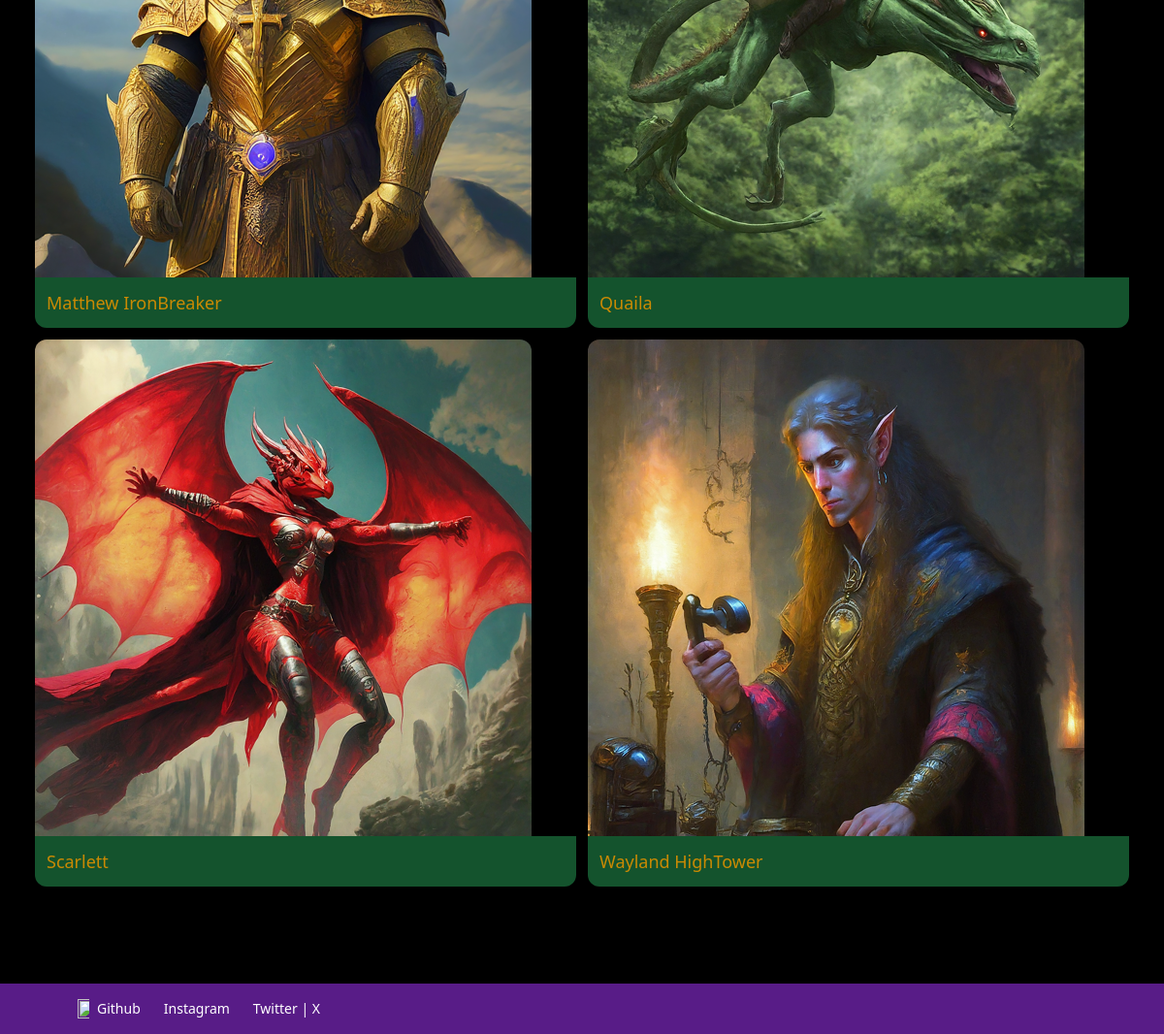
The page /dnd/npcs/ (lower part) on the database as committed earlier.
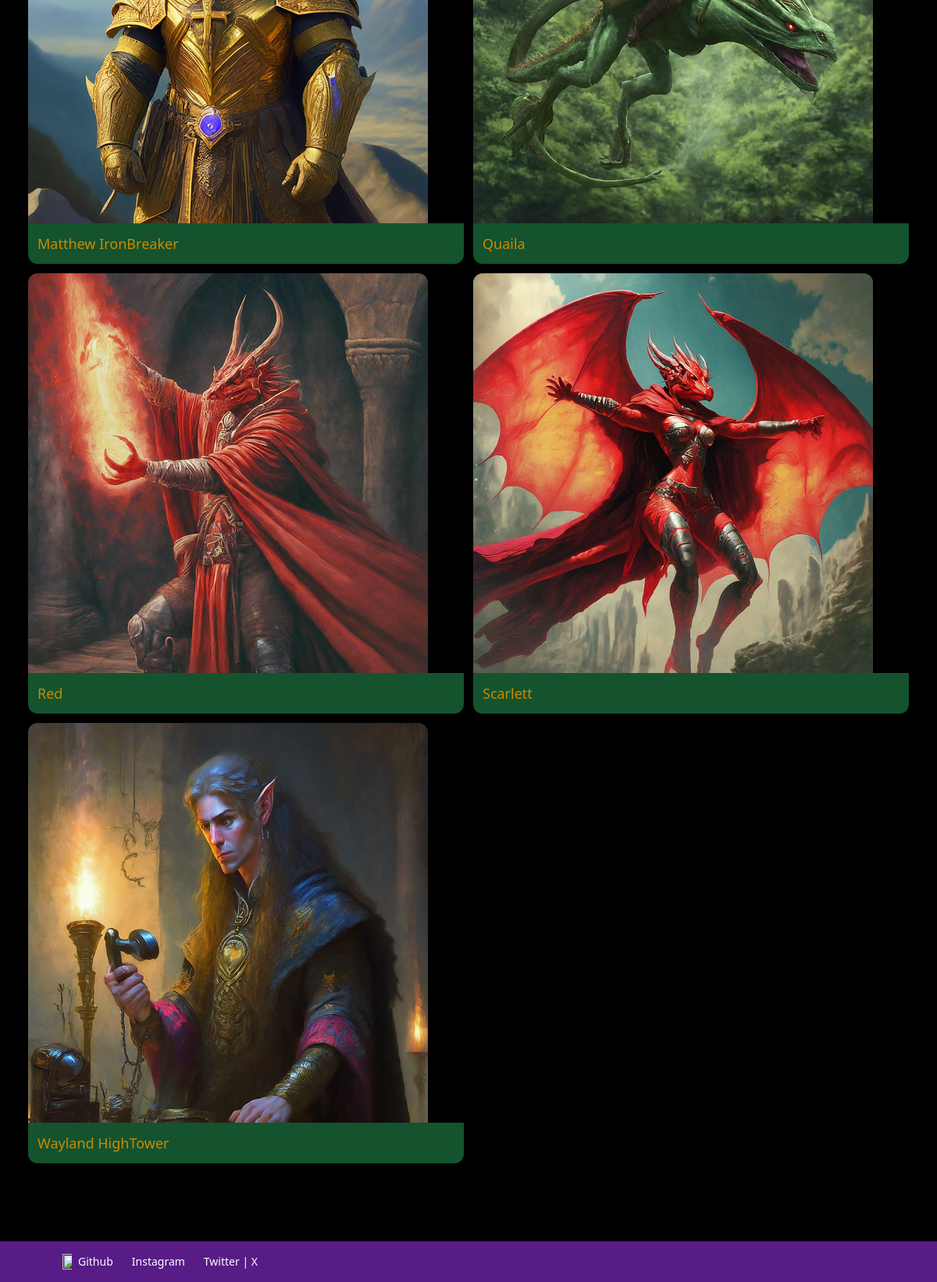
The same page on the database as committed later.
### dnd/models.py (models this page shows, shortened)
class NonPlayerCharacter(models.Model):
    race = models.ForeignKey(Race, related_name='npc', on_delete=models.CASCADE)
    affiliation = models.ForeignKey(Affiliation, related_name='npc', on_delete=models.CASCADE)
    title = models.CharField(max_length=255, blank=True, null=True)
    name = models.CharField(max_length=255)
    age = models.IntegerField(null=True)
    height = models.CharField(max_length=255, blank=True, null=True)
    description = models.TextField(blank=True, null=True)
    image = models.ImageField(upload_to='project_images', blank=True, null=True)
    image2 = models.ImageField(upload_to='project_images', blank=True, null=True)
    image3 = models.ImageField(upload_to='project_images', blank=True, null=True)
    image4 = models.ImageField(upload_to='project_images', blank=True, null=True)
    invisible = models.BooleanField(default=False)
    pictures = models.URLField(max_length=200, blank=True, null=True)
    class Meta:
        ordering = ('name',)
        verbose_name_plural = 'NPCs'

### dnd/views.py (the view)
# urls.py: path('npcs/', views.NPC, name='npcs'),
def NPC(request):
    npcs = NonPlayerCharacter.objects.filter(invisible=False)
    affiliation = Affiliation.objects.all()
    return render(request, 'dnd/npcs.html', {
        'npcs': npcs,
        'affiliation':affiliation,
    })

### dnd/templates/dnd/npcs.html (shortened to what this page needs)
{% extends 'core/base.html' %}
{% block content %}
    <div class="mt-2 mb-20 px-3 py-12 bg-black-rounded-xl">
        <div class="grid grid-cols-2 gap-3">
            {% for npc in npcs %}
            <div>
                <a href="{% url 'dnd:detail' npc.id %}">
                    <div>
                        <img src="{{ npc.image.url }}" class="object-contain rounded-t-xl">
                    </div>
                    <div class="p-3 bg-green-900 rounded-b-xl">
                        <h2 class="text-sm sm:text-sm lg:text-lg xl:text-xl text-yellow-600 hover:text-white">{{ npc.name }}
                        </h2>
                    </div>
                </a>
            </div>
            {% endfor %}
        </div>
    </div>
{% endblock %}

### core/templates/core/base.html (shortened to what this page needs)
<!doctype html>
<html>
    <head>
        <script src="https://cdn.tailwindcss.com"></script>
    </head>
    <body class="bg-auto bg-black flex-col min-h-screen">
        <div class="px-6 py-6">
            {% block content %}
            {% endblock %}
        </div>
        <footer class="pl-20 fixed bottom-0 z-50 mx-auto w-full  py-2 px-2 flex justify-between bg-purple-900">
            <div class="w-full mx-auto max-w-screen-xl  py-2 md:flex md:items-center md:justify-between">
    <ul class="flex flex-wrap items-center mt-3 text-sm font-medium text-gray-500 dark:text-gray-400 sm:mt-0">
        <li>
        <a href="{% url 'core:about' %}" ><img src="https://raw.githubusercontent.com/enzosupreme/cbl-images/main/logo.png"
                class="flex object-scale-down h-5 w-5 pr-2"/></a>
        </li>
        <li>
            <a href="https://github.com/enzosupreme" class="mr-4 hover:underline md:mr-6 text-white">Github</a>
        </li>
        <li>
            <a href="https://www.instagram.com/circuitboredlab/" class="mr-4 hover:underline md:mr-6 text-white ">Instagram</a>
        </li>
        <li>
            <a href="https://x.com/CircuitBoredLab?t=5E3CiOdZE1bWFomF7Cq2Tw&s=09" class="mr-4 hover:underline md:mr-6 text-white">Twitter | X</a>
        </li>
    </ul>
            </div>
        </footer>
    </body>
</html>

Rows that differ between the two databases and show on the page:
added NonPlayerCharacter: image (picture), name "Red"
